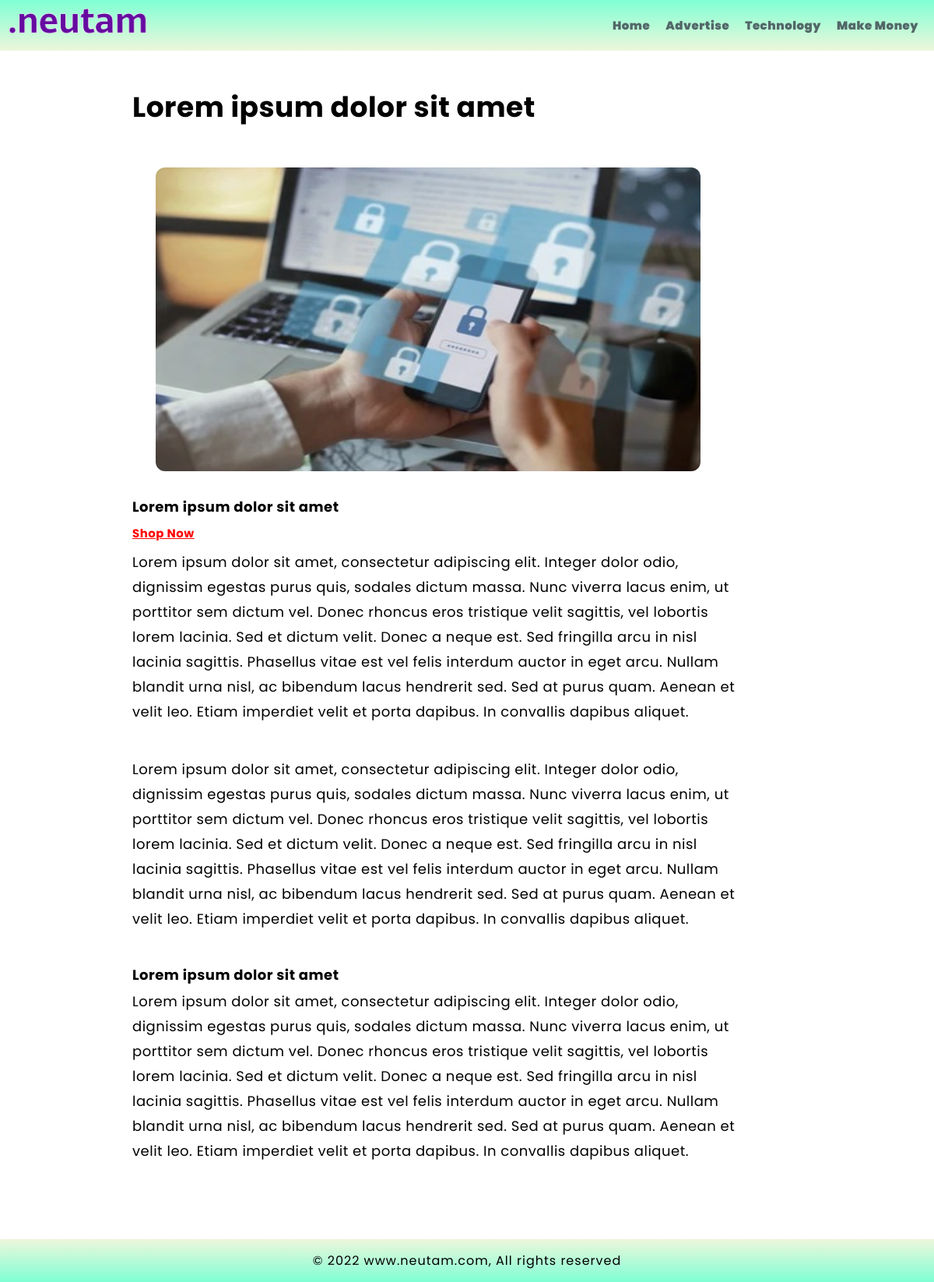
Screenshot of /tdes/1/ with the database file from the repository.
### blogpost/models.py (models this page shows)
class Technology(models.Model):
    title = models.CharField(max_length=500)
    photo = models.ImageField(upload_to="myimage")
    date = models.DateTimeField(auto_now_add=True)
    website = models.URLField(max_length=50, blank=True)
    webname = models.CharField(max_length=50,blank=True)
    desc = models.TextField(max_length=2500)
    subtitleone = models.CharField(max_length=500,blank=True)
    subphotoone = models.ImageField(upload_to="myimage",blank=True)
    subdescone = models.TextField(max_length=2500,blank=True)
    subtitletwo = models.CharField(max_length=500,blank=True)
    subphototwo = models.ImageField(upload_to="myimage",blank=True)
    subdesctwo = models.TextField(max_length=2500,blank=True)
    subtitlethree = models.CharField(max_length=500,blank=True)
    subphotothree = models.ImageField(upload_to="myimage",blank=True)
    subdescthree = models.TextField(max_length=2500,blank=True)

### blogpost/views.py (the view)
# urls.py: path('tdes/<int:id>/', views.tech_desc, name='tech-desc'),
def tech_desc(request, id):
    pi = Technology.objects.get(pk=id)
    return render(request, 'blogpost/tech-desc.html',{'pi':pi})

### blogpost/templates/blogpost/tech-desc.html (shortened to what this page needs)
{% extends 'blogpost/base.html'%}
{% load static %}
{% block content %}
<div class="desc_man_box">
        <div class="desc_heading_con">
            <h1>{{pi.title}}</h1>
        </div>
        <div class="desc_head_con_img">
            <img src="{{pi.photo.url}}" alt="{{pi.title|truncatewords:10}}" width="100%" height="100%">
        </div>
        <div class="desc_title_con">
            <h4>{{pi.subtitleone}}</h4>
              <h5 class="weblink"><a href="{{pi.website}}">{{pi.webname}}</a></h5>
           <p>{{pi.desc}}</p>
       </div>
        <div class="desc_title_con">
            <p>{{pi.subdescone}}</p>
        </div>
        <div class="desc_title_con">
            <h4>{{pi.subtitletwo}}</h4>
            <p>{{pi.subdesctwo}}</p>
        </div>
        <div class="desc_title_con">
        </div>
</div>
{% endblock content %}

### blogpost/static/blogpost/css/style.css (style rules this page uses)
* { margin: 0; padding: 0; box-sizing: border-box; }
body { padding: 0; font-family: 'Inter', sans-serif; font-family: 'Poppins', sans-serif; letter-spacing: 0.5px; }
a { color: rgba(63, 75, 83, 0.842); text-decoration: none; }
.weblink { margin: 10px 0px; }
.weblink a { width: auto; padding: 3px 0; color: red !important; border: 0px solid black; border-radius: 6px; text-decoration: underline; }
@media screen and (max-width:1368px) { .desc_man_box { width: 820px; height: auto; border: 0px solid black; margin: 45px 50px; font-size: 18px; } }
@media screen and (max-width:1368px) { .desc_man_box h1 { margin-left: 20px; } }
@media screen and (max-width:1368px) { .desc_head_con_img { width: 700px; height: 390px; border: 0px solid rgb(76, 76, 238); border-radius: 12px; margin: 50px 30px 0px 50px; padding: 0.1px; } }
@media screen and (max-width:1368px) { .desc_head_con_img img { border-radius: 12px; } }
@media screen and (max-width:1368px) { .desc_title_con { width: auto; height: auto; border: 0px solid red; padding: 0px 20px 10px 20px; margin-top: 32px; } }
@media screen and (max-width:1368px) { .desc_title_con p { line-height: 32px; } }
@media screen and (max-width:1368px) { .desc_title_con h4 { width: 520px; height: auto; border: 0px solid black; margin-bottom: 5px; } }
@media screen and (max-width:1210px) { body { margin: 0; padding: 0; font-family: 'Inter', sans-serif; font-family: 'Poppins', sans-serif; letter-spacing: 0.5px; } }

### rows the page displays
Technology: title "Lorem ipsum dolor sit amet", photo (picture), subtitleone "Lorem ipsum dolor sit amet", webname "Shop Now", desc "Lorem ipsum dolor sit amet, consectetur adipiscing elit. Integer dolor odio, dignissim egestas purus quis, sodales dictum massa. Nunc viverra lacus enim, ut porttitor sem dictum vel. Donec rhoncus eros tristique velit sagittis, vel lobortis lorem lacinia. Sed et dictum velit. Donec a neque est. Sed fringilla arcu in nisl lacinia sagittis. Phasellus vitae est vel felis interdum auctor in eget arcu. Nullam blandit urna nisl, ac bibendum lacus hendrerit sed. Sed at purus quam. Aenean et velit leo. Etiam imperdiet velit et porta dapibus. In convallis dapibus aliquet.", subdescone "Lorem ipsum dolor sit amet, consectetur adipiscing elit. Integer dolor odio, dignissim egestas purus quis, sodales dictum massa. Nunc viverra lacus enim, ut porttitor sem dictum vel. Donec rhoncus eros tristique velit sagittis, vel lobortis lorem lacinia. Sed et dictum velit. Donec a neque est. Sed fringilla arcu in nisl lacinia sagittis. Phasellus vitae est vel felis interdum auctor in eget arcu. Nullam blandit urna nisl, ac bibendum lacus hendrerit sed. Sed at purus quam. Aenean et velit leo. Etiam imperdiet velit et porta dapibus. In convallis dapibus aliquet.", subtitletwo "Lorem ipsum dolor sit amet", subdesctwo "Lorem ipsum dolor sit amet, consectetur adipiscing elit. Integer dolor odio, dignissim egestas purus quis, sodales dictum massa. Nunc viverra lacus enim, ut porttitor sem dictum vel. Donec rhoncus eros tristique velit sagittis, vel lobortis lorem lacinia. Sed et dictum velit. Donec a neque est. Sed fringilla arcu in nisl lacinia sagittis. Phasellus vitae est vel felis interdum auctor in eget arcu. Nullam blandit urna nisl, ac bibendum lacus hendrerit sed. Sed at purus quam. Aenean et velit leo. Etiam imperdiet velit et porta dapibus. In convallis dapibus aliquet."
